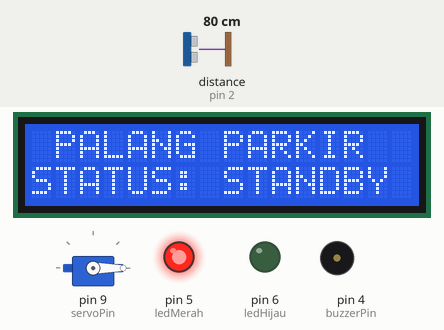
The sketch below on a simulated Arduino Uno, built with avr-gcc and run on an emulated ATmega328P. Parts: servo, 16×2 character LCD, output pins drawn as LEDs (lit = HIGH), buzzer (waves = sounding). Wiring (inferred from the names in the program): ultrasonic range finder: trigger pin 2; echo pin 2. The inputs (shaded band) are chosen by the test bench; at power-on: distance to the obstacle (sensor on pin 2) 80 cm. The echo pulse lasts 58.3 µs per cm.

Above: at 3.2 s.
3.3 s: distance to the obstacle (sensor on pin 2) set to 12 cm
4.8 s: distance to the obstacle (sensor on pin 2) set to 9 cm
At 5.0 s:
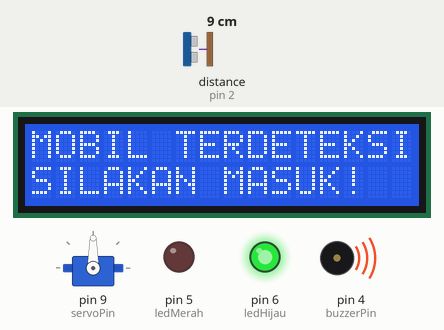
At 6.4 s:
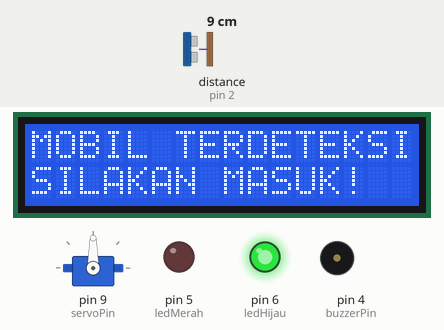
Timing chart, 0 to 14.9 s (numbered marks = the images above; inputs shaded):
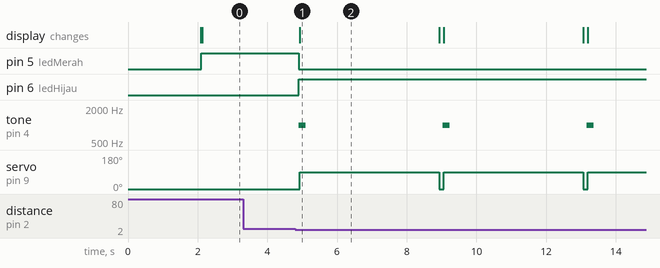

Measured:
- the behaviour switches between 11 and 10 cm on distance to the obstacle (sensor on pin 2) (found by bisection; images 0 and 1)
- after the input at 3.3 s, every drawn part: stays the same
- after the input at 4.8 s, pin 5 (ledMerah): HIGH → LOW after 0.09 s; pin 6 (ledHijau): LOW → HIGH after 0.09 s; tone on pin 4 (buzzerPin): alternates 1000 Hz for 0.20 s and silent for 3.9 s, starting after 0.09 s; servo on pin 9 (servoPin): alternates 90° for 4.0 s and 0° for 0.13 s, starting after 0.12 s; the display: changes after 0.12 s (image 1)

The sketch:

Code.ino
```cpp
#include <Wire.h>
#include <LiquidCrystal_I2C.h>
#include <Servo.h>

// Inisialisasi Alamat I2C LCD (0x27 atau 0x3F)
LiquidCrystal_I2C lcd(0x20, 16, 2);
Servo barrierServo;

// Definisi Pin Komponen
const int signalPin = 2; // Pin gabungan untuk Sensor Ultrasonik 3-Pin
const int buzzerPin = 4;
const int ledMerah = 5;
const int ledHijau = 6;
const int servoPin = 9;

void setup() {
  // Inisialisasi Pin Indikator
  pinMode(buzzerPin, OUTPUT);
  pinMode(ledMerah, OUTPUT);
  pinMode(ledHijau, OUTPUT);

  // Inisialisasi Servo (0 Derajat = Tertutup)
  barrierServo.attach(servoPin);
  barrierServo.write(0);

  // Inisialisasi LCD
  lcd.init();
  lcd.backlight();
  lcd.setCursor(0, 0);
  lcd.print(" SMART BARRIER ");
  lcd.setCursor(0, 1);
  lcd.print(" GATE SYSTEM ");
  delay(2000);
  lcd.clear();
}

void loop() {
  long duration;
  float distance;

  // --- PROSES PEMANCARAN PULSA (OUTPUT) ---
  pinMode(signalPin, OUTPUT);
  digitalWrite(signalPin, LOW);
  delayMicroseconds(2);
  digitalWrite(signalPin, HIGH);
  delayMicroseconds(10);
  digitalWrite(signalPin, LOW);

  // --- PROSES PEMBACAAN PANTULAN (INPUT) ---
  pinMode(signalPin, INPUT);
  duration = pulseIn(signalPin, HIGH);

  // Menghitung Jarak dalam cm (Kecepatan Suara = 0.0343 cm/us)
  distance = (duration * 0.0343) / 2;

  // Logika Deteksi Kendaraan (Jarak < 10 cm)
  if (distance > 0 && distance < 10) {
    // Sinyal Suara & Lampu Indikator Masuk
    digitalWrite(ledMerah, LOW);
    digitalWrite(ledHijau, HIGH);
    tone(buzzerPin, 1000, 200); // Bunyi bip 200ms

    // Tampilan LCD
    lcd.setCursor(0, 0);
    lcd.print("MOBIL TERDETEKSI");
    lcd.setCursor(0, 1);
    lcd.print("SILAKAN MASUK! ");

    // Buka Palang Servo ke 90 Derajat
    barrierServo.write(90);

    // Tahan Terbuka Selama 4 Detik
    delay(4000);

    // Tutup Kembali Palang
    barrierServo.write(0);
    lcd.clear();
  } else {
    // Kondisi Standby
    barrierServo.write(0);
    digitalWrite(ledMerah, HIGH);
    digitalWrite(ledHijau, LOW);

    lcd.setCursor(0, 0);
    lcd.print(" PALANG PARKIR ");
    lcd.setCursor(0, 1);
    lcd.print("STATUS: STANDBY ");
  }

  delay(100);
}
```
